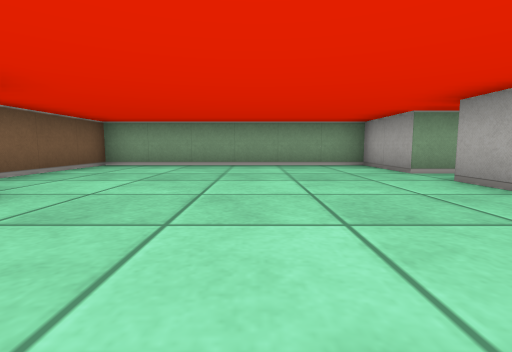
View 1 (above)

14 first-person views from a walk through a cub3D ray-caster map. The camera is about half as high as the walls, tilts 6° down and sees 85° across. The floor is counted in squares. Each view is taken from the middle of a square. On the plan, view 1 faces up. The plan holds only what a view shows up to about 9 squares ahead; the rest is blank.

View 2
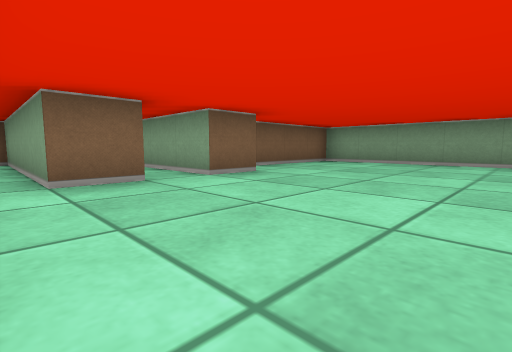

View 3
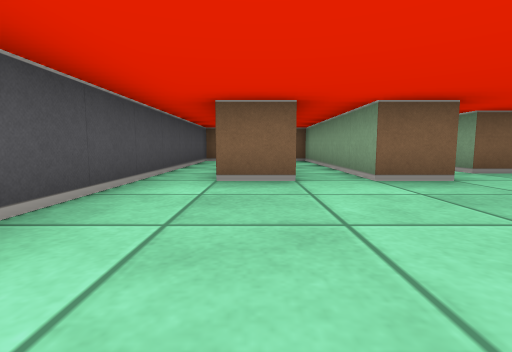

View 4
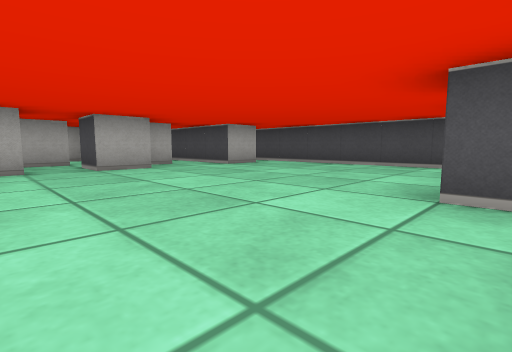

View 5
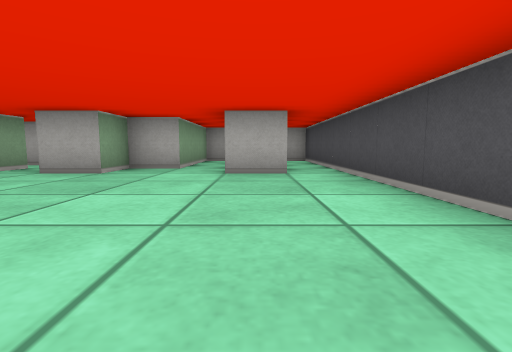

View 6
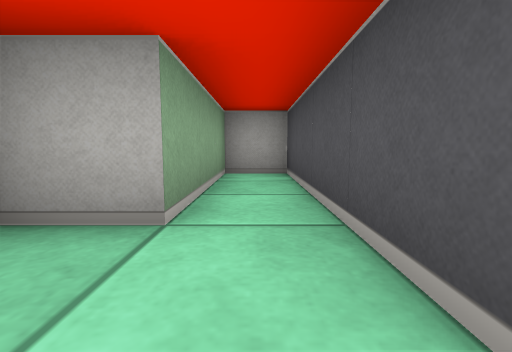

View 7
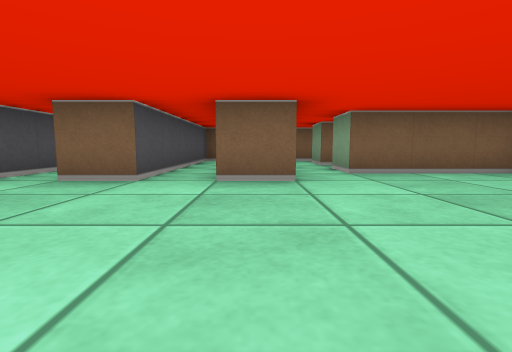

View 8
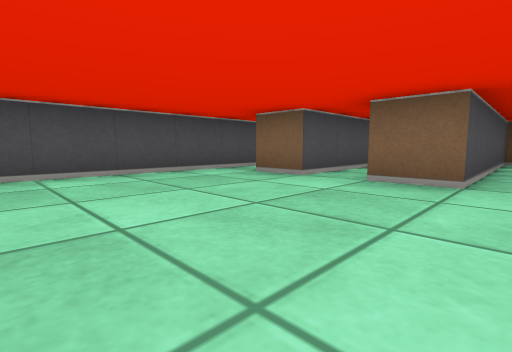

View 9
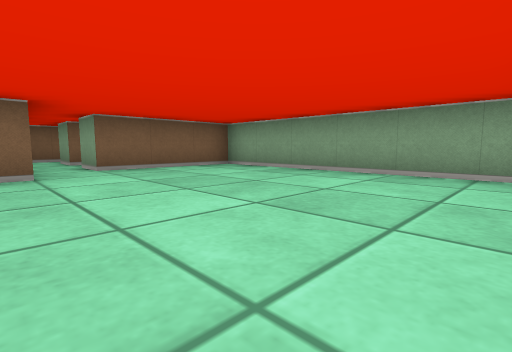

View 10
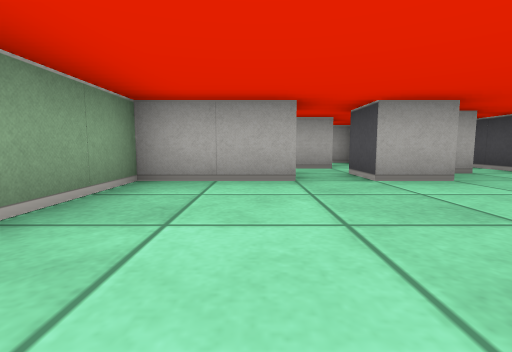

View 11
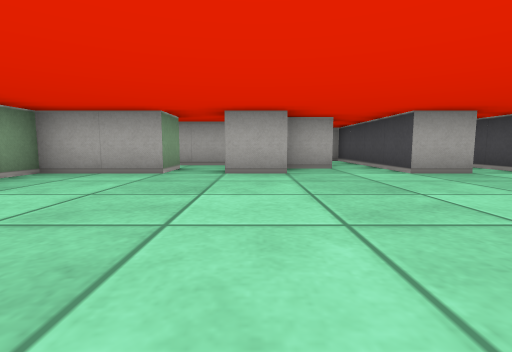

View 12
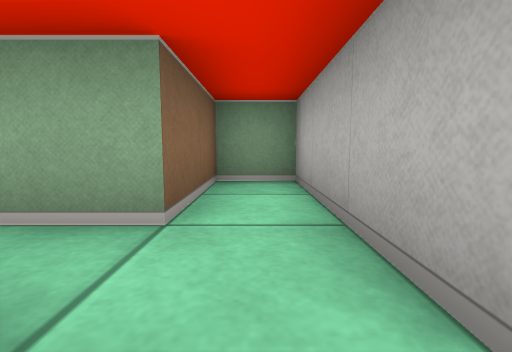

View 13
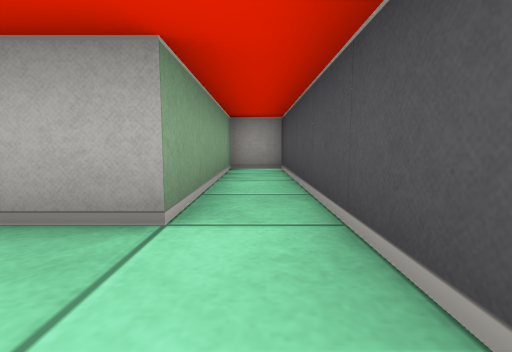

View 14
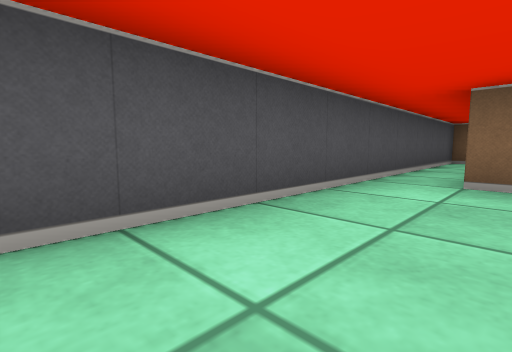

### Floor plan
Ten units are one square. View 1 is at (0, 0); x grows to the right and y downward. Boxes are objects, and circles mark ways between rooms. Rooms are numbered by the first view taken in them; rooms with no view inside come last. Other rooms are left out.
<svg viewBox="-80 -70 150 90">
<path fill="none" stroke="#000" d="M-35 -25 -25 -25 -25 -15 -75 -15 -75 -5 -25 -5 -25 5 -75 5 -75 15 65 15 65 5 25 5 25 -5 65 -5 65 -15 35 -15 35 -25 25 -25 25 -35M25 -45 25 -65 -35 -65 -35 -35M45 -34 45 -65 35 -65 35 -45 25 -45M25 -35 35 -35"/>
<circle cx="30" cy="-40" r="3" fill="#2a7"/>
<text x="0" y="-20">1</text>
<text x="40" y="-40">2</text>
</svg>
Room 1 opens to room 2.

Where each view was taken, in squares from view 1:
view 1: 0 up, 0 right, facing up
view 2: 1 down, 1 right, facing up-left
view 3: 0 up, 1 right, facing left
view 4: 5 up, 3 left, facing down-right
view 5: 0 up, 2 left, facing right
view 6: 1 up, 2 right, facing right
view 7: 2 up, 1 right, facing left
view 8: 3 up, 1 right, facing down-left
view 9: 2 up, 2 right, facing up-left
view 10: 5 up, 1 left, facing right
view 11: 3 up, 2 left, facing right
view 12: 3 up, 4 right, facing up
view 13: 1 down, 1 right, facing right
view 14: 0 up, 1 right, facing down-left
